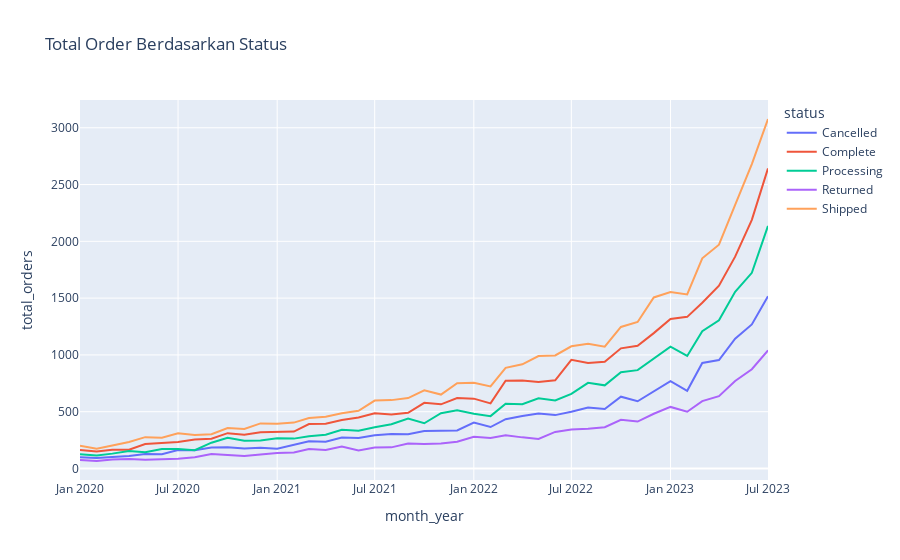

The notebook cell this image was saved under:
### Code cell
import matplotlib.pyplot as plt
import plotly.express as px
fig = px.line(df, x="month_year", color="status",
             y='total_orders',
             title="Total Order Berdasarkan Status",
             height=200
            )

fig.show()
